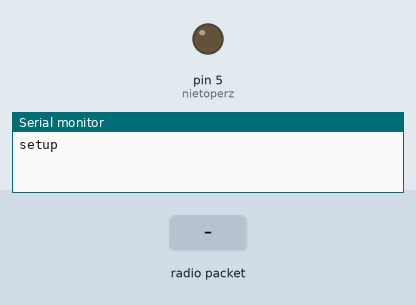
The sketch below on a simulated Arduino Uno, built with avr-gcc and run on an emulated ATmega328P. On the bench: output pins drawn as LEDs (lit = HIGH), the last lines printed to the serial monitor. The inputs (shaded band) are chosen by the test bench. No radio packets arrive unless stated.

Above: at 1.2 s.
1.3 s: radio packet "1" arrives
At 1.7 s:
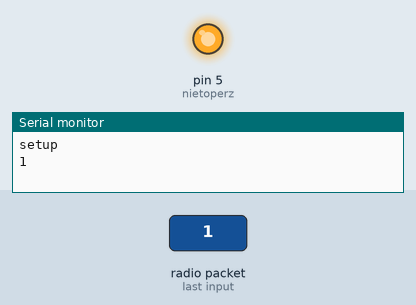
Timing chart, 0 to 17.6 s (numbered marks = the images above; inputs shaded):
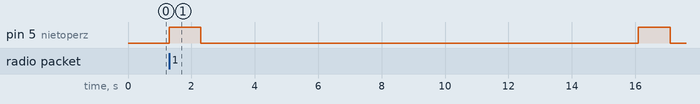

Measured:
- after the input at 1.3 s, pin 5 (nietoperz): alternates HIGH for 1.0 s and LOW for 13.8 s, starting at once

The sketch:

odbiornik_nietoperz.ino
```cpp
#include <VirtualWire.h>
#define receive_pin 11
#define nietoperz 5
int dwojka=0;
const char *wiadomosc;
void setup()
{

    Serial.begin(9600);
    Serial.println("setup");

// przygotowujemy potrzebne informacje dla biblioteki
    vw_set_rx_pin(receive_pin);
    vw_setup(2000);
   pinMode(nietoperz,OUTPUT);

    vw_rx_start(); // startujemy odbieranie danych (uruchamiamy)


}

void loop()
{
  // częśc wymagana do poprawnego działania biblioteki
    uint8_t buf[VW_MAX_MESSAGE_LEN];
    uint8_t buflen = VW_MAX_MESSAGE_LEN;

    if (vw_get_message(buf, &buflen)) // jeśli odbierzemy dane
    {
	int i;
        String wiadomosc;


	for (i = 0; i < buflen; i++) // w pętli zczytujemy dane z odbiornika
	{
            wiadomosc+=char(buf[i]);
	}

	Serial.println(wiadomosc);
       if (wiadomosc=="1")
       {
         digitalWrite(nietoperz,HIGH);
              delay(1000);
          digitalWrite(nietoperz,LOW);
          delay(13800);
          digitalWrite(nietoperz,HIGH);
              delay(1000);
          digitalWrite(nietoperz,LOW);
       }
        if ((wiadomosc=="2") && (dwojka==0))
       {
         digitalWrite(nietoperz,HIGH);
              delay(1000);
          digitalWrite(nietoperz,LOW);
          delay(13800);
          digitalWrite(nietoperz,HIGH);
              delay(1000);
          digitalWrite(nietoperz,LOW);
          dwojka=1;
       }
         if (wiadomosc=="6")
       {
         digitalWrite(nietoperz,HIGH);
              delay(1000);
          digitalWrite(nietoperz,LOW);
          delay(13800);
          digitalWrite(nietoperz,HIGH);
              delay(1000);
          digitalWrite(nietoperz,LOW);
       }
else
{
digitalWrite(nietoperz, LOW);

}
    }
}
```
